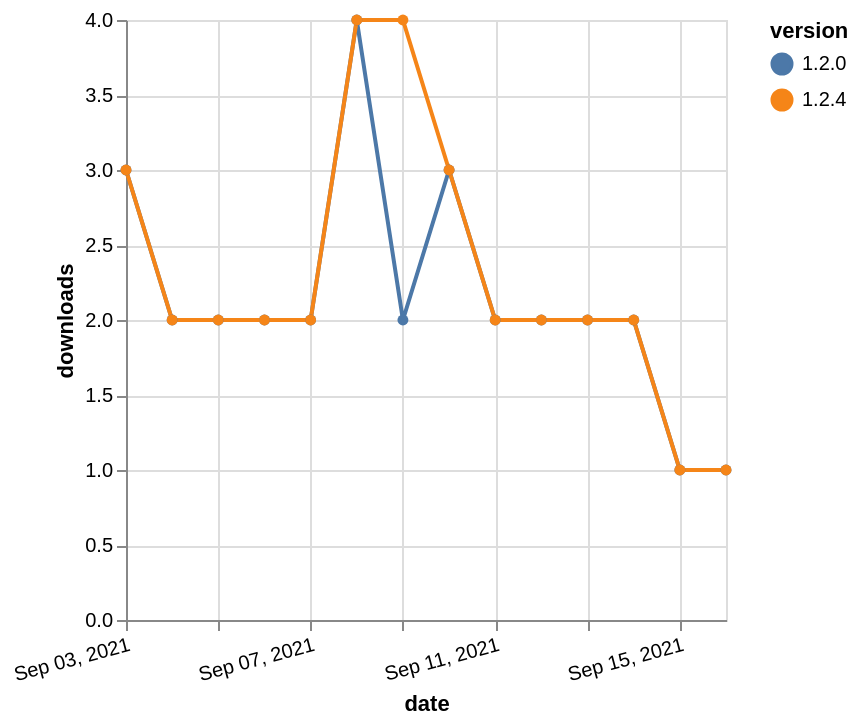

Vega-Lite specification stored for this chart:
### Vega-Lite specification from a JSON file in a GitHub repository (floating-point values rounded to 4 significant figures)
{"$schema": "https://vega.github.io/schema/vega-lite/v5.json", "description": "A simple bar chart with embedded data.", "data": {"values": [{"date": "2021-09-03", "total": 2705, "delta": 3, "version": "1.2.0"}, {"date": "2021-09-04", "total": 2707, "delta": 2, "version": "1.2.0"}, {"date": "2021-09-05", "total": 2709, "delta": 2, "version": "1.2.0"}, {"date": "2021-09-06", "total": 2711, "delta": 2, "version": "1.2.0"}, {"date": "2021-09-07", "total": 2713, "delta": 2, "version": "1.2.0"}, {"date": "2021-09-08", "total": 2717, "delta": 4, "version": "1.2.0"}, {"date": "2021-09-09", "total": 2719, "delta": 2, "version": "1.2.0"}, {"date": "2021-09-10", "total": 2722, "delta": 3, "version": "1.2.0"}, {"date": "2021-09-11", "total": 2724, "delta": 2, "version": "1.2.0"}, {"date": "2021-09-12", "total": 2726, "delta": 2, "version": "1.2.0"}, {"date": "2021-09-13", "total": 2728, "delta": 2, "version": "1.2.0"}, {"date": "2021-09-14", "total": 2730, "delta": 2, "version": "1.2.0"}, {"date": "2021-09-15", "total": 2731, "delta": 1, "version": "1.2.0"}, {"date": "2021-09-16", "total": 2732, "delta": 1, "version": "1.2.0"}, {"date": "2021-09-03", "total": 2745, "delta": 3, "version": "1.2.4"}, {"date": "2021-09-04", "total": 2747, "delta": 2, "version": "1.2.4"}, {"date": "2021-09-05", "total": 2749, "delta": 2, "version": "1.2.4"}, {"date": "2021-09-06", "total": 2751, "delta": 2, "version": "1.2.4"}, {"date": "2021-09-07", "total": 2753, "delta": 2, "version": "1.2.4"}, {"date": "2021-09-08", "total": 2757, "delta": 4, "version": "1.2.4"}, {"date": "2021-09-09", "total": 2761, "delta": 4, "version": "1.2.4"}, {"date": "2021-09-10", "total": 2764, "delta": 3, "version": "1.2.4"}, {"date": "2021-09-11", "total": 2766, "delta": 2, "version": "1.2.4"}, {"date": "2021-09-12", "total": 2768, "delta": 2, "version": "1.2.4"}, {"date": "2021-09-13", "total": 2770, "delta": 2, "version": "1.2.4"}, {"date": "2021-09-14", "total": 2772, "delta": 2, "version": "1.2.4"}, {"date": "2021-09-15", "total": 2773, "delta": 1, "version": "1.2.4"}, {"date": "2021-09-16", "total": 2774, "delta": 1, "version": "1.2.4"}]}, "width": "container", "mark": {"type": "line", "point": {"filled": true}}, "encoding": {"x": {"field": "date", "type": "temporal", "timeUnit": "yearmonthdate", "title": "date", "axis": {"labelAngle": -15}}, "y": {"field": "delta", "type": "quantitative", "title": "downloads"}, "color": {"field": "version", "type": "nominal"}, "tooltip": {"field": "delta"}}}
